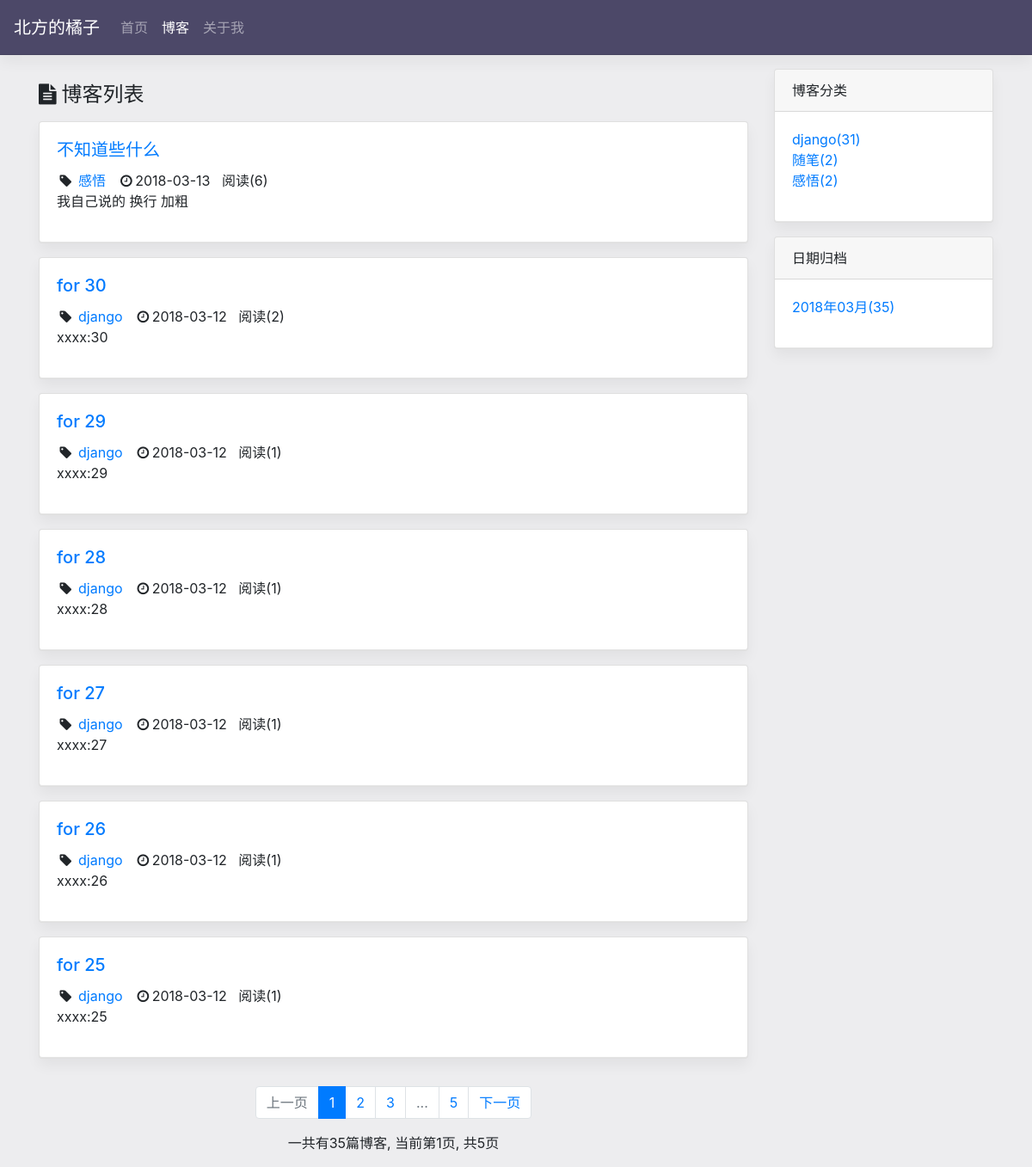
Page /blog/ on the earlier database version.
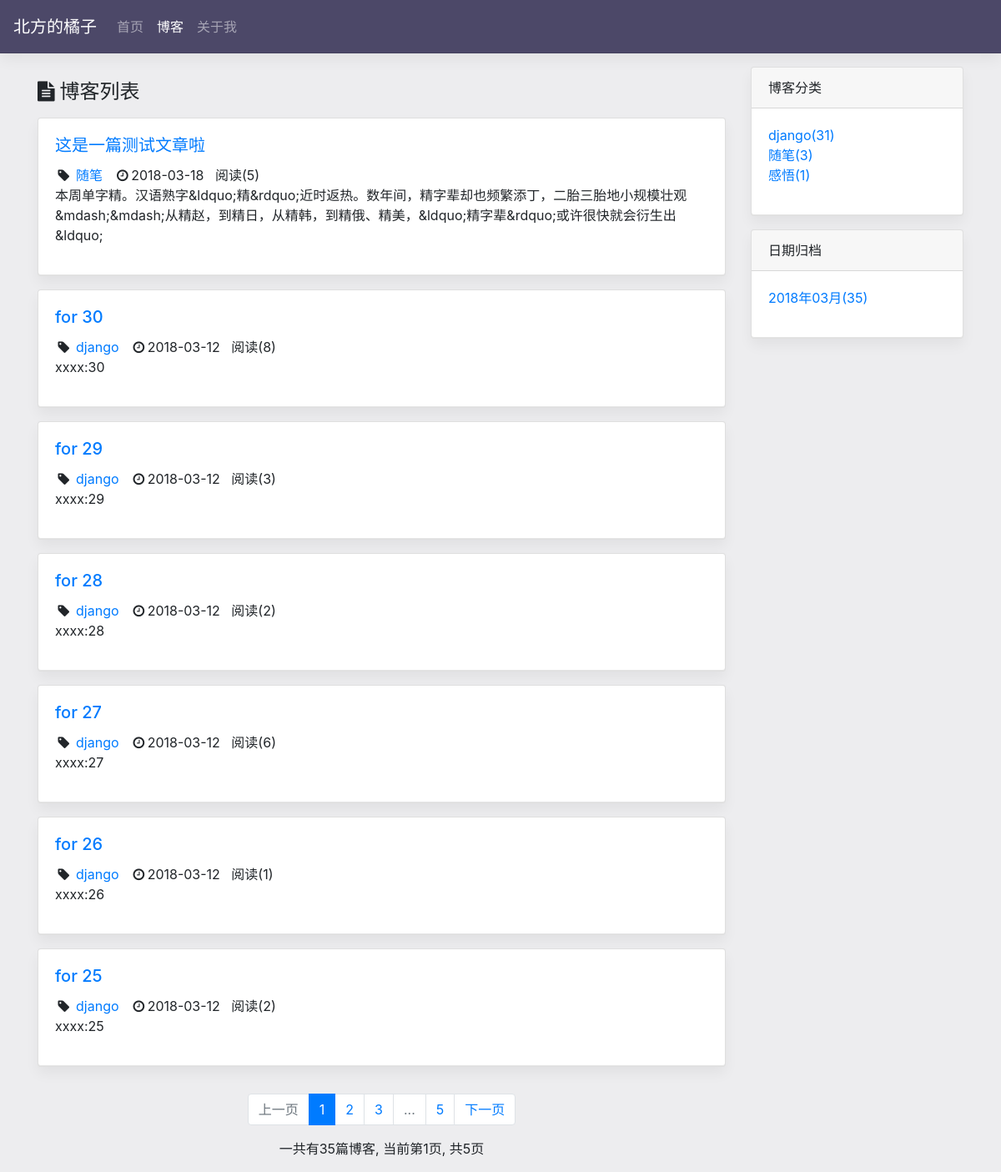
Same page on the later database version.
### blog/models.py (models this page shows, shortened)
class Blog(models.Model,ReadNumExpandMethod):#博客
    title = models.CharField(max_length=50)
    blog_type = models.ForeignKey(Blog_Type,on_delete=models.DO_NOTHING)
    content = RichTextUploadingField()
    author = models.ForeignKey(User,on_delete=models.DO_NOTHING)
    read_details = GenericRelation(ReadDetail)
    created_time = models.DateTimeField(auto_now_add=True)
    last_updated_time = models.DateTimeField(auto_now=True)
    class Meta:
        ordering = ['-created_time']

class Blog_Type(models.Model):#博客类型
    type_name = models.CharField(max_length=15)
    def __str__(self):
        return self.type_name

### read_statistics/models.py (models this page shows)
class ReadNum(models.Model):
    read_num = models.IntegerField(default=0)
    content_type = models.ForeignKey(ContentType, on_delete=models.DO_NOTHING)
    object_id = models.PositiveIntegerField()
    content_object = GenericForeignKey('content_type', 'object_id')

### blog/views.py (the view)
# urls.py: path('',views.blog_list,name='blog_list'),
def blog_list(request):
    blogs_all_list = Blog.objects.all()
    context = get_blog_common_data(request,blogs_all_list)
    return render(request,'blog/blog_list.html',context)

### read_statistics/models.py (called while the page is built)
    def get_read_num(self):
        try:
            ct= ContentType.objects.get_for_model(self)
            readnum = ReadNum.objects.get(content_type = ct,object_id=self.pk)
            return readnum.read_num
        except exceptions.ObjectDoesNotExist:
            return 0

### templates/blog/blog_list.html (shortened to what this page needs)
{% extends 'base.html'%}
{% load staticfiles %}
{% block nav_blog_active%}active{% endblock%}
{% block header_extends %}
    <link rel="stylesheet" href="{% static "css/blog.css"%}">
{% endblock %}
{% block content %}
    <div class="container">
        <div class="row">
            <div class="col-sm-9">
                        <div class="btitle">{% block blog_list_title %}<h4><i class="fa fa-file-text" aria-hidden="true"> 博客列表</i> </h4> {%endblock%}</div>
                            {% for blog in page_of_blogs.object_list %}
                            <div class="card card-style">
                                <div class="card-body">
                                <div class="blog">
                                 <h5 class="card-title"><a href="{% url 'blog_detail' blog.pk %}">
                                    {{ blog.title }}
                                </a></h5>
                                <p class="blog-info">
                                    <i class="fa  fa-tag fa-fw" ></i> <a href="{% url 'blogs_with_type' blog.blog_type.pk %}">{{blog.blog_type}}</a>&nbsp;&nbsp;
                                    <i class="fa  fa-clock-o fa-fw"></i>{{blog.created_time|date:"Y-m-d"}} &nbsp;&nbsp;阅读({{blog.get_read_num}})
                                </p>
                                <p>{{ blog.content|striptags|truncatechars:120}}</p>
                                </div>
                            </div>
                            </div>
                                {% empty%}
                                    <p>---暂无博客，敬请期待----</p>
                                {% endfor%}
                    <div class="paginator text-center">
                            <ul class="pagination justify-content-center">
                                {% if page_of_blogs.has_previous %}
                                    <li class="page-item">
                                    <a class="page-link" href="?page={{page_of_blogs.previous_page_number}}">下一页</a>
                                    </li>
                                {% else %}
                                    <li class="page-item disabled">
                                    <a class="page-link" href="#">上一页</a>
                                    </li>
                                {% endif %}
                                 {% for page_num in page_range %}
                                    {%if page_num == page_of_blogs.number%}
                                    <li class="page-item active"><a class="page-link">{{ page_num }}</a></li>
                                {% else%}
                                    {% if page_num == '...'%}
                                        <li class="page-item disabled"><a class="page-link" href="#">{{ page_num }}</a></li>
                                    {% else %}
                                        <li class="page-item"><a class="page-link" href="?page={{ page_num }}">{{ page_num }}</a></li>
                                    {% endif %}
                                {% endif %}
                                {% endfor %}
                                {% if page_of_blogs.has_next %}
                                    <li class="page-item">
                                    <a class="page-link" href="?page={{page_of_blogs.next_page_number}}">下一页</a>
                                    </li>
                                {% else %}
                                    <li class="page-item disabled">
                                    <a class="page-link" href="#">下一页</a>
                                    </li>
                                {% endif %}
                            </ul>
                            <p>
                            一共有{{page_of_blogs.paginator.count}}篇博客,
                            当前第{{page_of_blogs.number}}页,
                            共{{page_of_blogs.paginator.num_pages}}页
                            </p>
                    </div>
            </div>
            <div class="col-sm-3">
                <div class="card card-style">
                    <div class="card-header">博客分类</div>
                    <div class="card-body text-dark">
                        <ul class="list-unstyled blog-types">
                        {% for blog_type in blog_types %}
                            <li>
                                <a href="{% url 'blogs_with_type' blog_type.pk %}">
                                    {{ blog_type.type_name}}({{ blog_type.blog_count}})
                                </a>
                            </li>
                        {% empty %}
                            <li>暂无分类</li>
                        {% endfor %}
                        </ul>
                    </div>
                </div>
                <div class="card card-style">
                    <div class="card-header">日期归档</div>
                    <div class="card-body text-dark">
                        <ul>
                            {% for blog_date,blog_count in blog_dates.items %}
                               <li>
                                   <a href="{% url 'blogs_with_date' blog_date.year blog_date.month%}">
                                    {{ blog_date|date:"Y年m月"}}({{blog_count}})
                                    </a>
                                </li>
                            {% endfor %}
                        </ul>
                    </div>
                </div>
            </div>
        </div>
       </div>
{% endblock %}

### templates/base.html (shortened to what this page needs)
{% load staticfiles %}
<!DOCTYPE html>
<html lang="zh-CN">
<head>
    <link rel="stylesheet" href="{% static 'css/base.css' %}">
    <link rel="stylesheet" href="{% static 'css/bootstrap.min.css'%}">
    <link href="//netdna.bootstrapcdn.com/font-awesome/4.2.0/css/font-awesome.min.css" rel="stylesheet">
    {% block header_extends %}{% endblock %}
</head>
<body>
    <nav class="navbar navbar-expand-lg navbar-dark bd-navbar ">
        <a class="navbar-brand" href="{% url 'home'%}">北方的橘子</a>
        <div class="collapse navbar-collapse" id="navbarNavAltMarkup">
            <div class="navbar-nav">
                <a class="nav-item nav-link {% block nav_home_active%}{% endblock%}" href="{% url 'home' %}">首页 <span class="sr-only">(current)</span></a>
                <a class="nav-item nav-link {% block nav_blog_active%}{% endblock%}" href="{% url 'blog_list'%}">博客</a>
                <a class="nav-item nav-link " href="{% url 'aboutme'%}">关于我</a>
            </div>
        </div>
    </nav>
    {% block content %}{% endblock %}
</body>
</html>

### static/css/base.css (style rules this page uses)
* { margin: 0; padding: 0; }
body { background-color: #ededef!important; }
ul { list-style-type: none; }
.bd-navbar { background-color: #4c4868; min-height: 4rem; box-shadow: 0 0.5rem 1rem rgba(0,0,0,.05), inset 0 -1px 0 rgba(0,0,0,.1); }

### static/css/blog.css (style rules this page uses)
ul.blog-types { list-style: none; }
div.blog p.blog-info { margin-bottom: 0; }
div.paginator { margin-top:2em; }
div.card-style { margin-top: 1em; box-shadow: 0 0.5rem 1rem rgba(0,0,0,.05), inset 0 -1px 0 rgba(0,0,0,.1); }
div.btitle { padding-top: 2em; }

Differences in the rows shown:
removed Blog: title "不知道些什么", blog_type "感悟", created_time "2018-03-13", get_read_num "6", content "我自己说的 换行 加粗"
added Blog: title "这是一篇测试文章啦", blog_type "随笔", created_time "2018-03-18", get_read_num "5", content "本周单字精。汉语熟字&ldquo;精&rdquo;近时返热。数年间，精字辈却也频繁添丁，二胎三胎地小规模壮观&mdash;&mdash;从精赵，到精日，从精韩，到精俄、精美，&ldquo;精字辈&rdquo;或许很快就会衍生出&ldquo;"
changed through a linked row, Blog "for 30": get_read_num "2" → "8"
changed through a linked row, Blog "for 29": get_read_num "1" → "3"
changed through a linked row, Blog "for 28": get_read_num "1" → "2"
changed through a linked row, Blog "for 27": get_read_num "1" → "6"
changed through a linked row, Blog "for 25": get_read_num "1" → "2"
computed for Blog_Type "随笔": blog_count "2" → "3"
computed for Blog_Type "感悟": blog_count "2" → "1"
